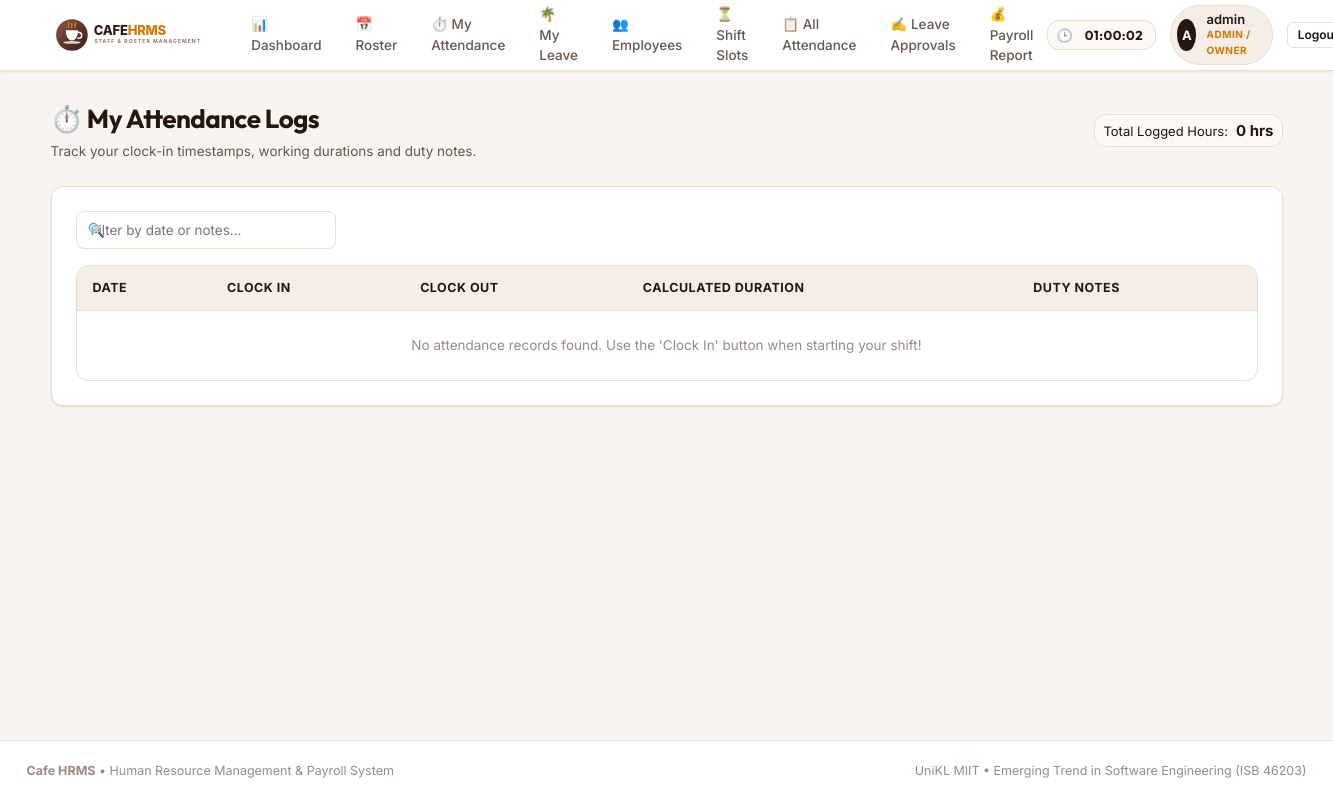
The page /attendance/my/ (signed in) on the database as committed earlier.
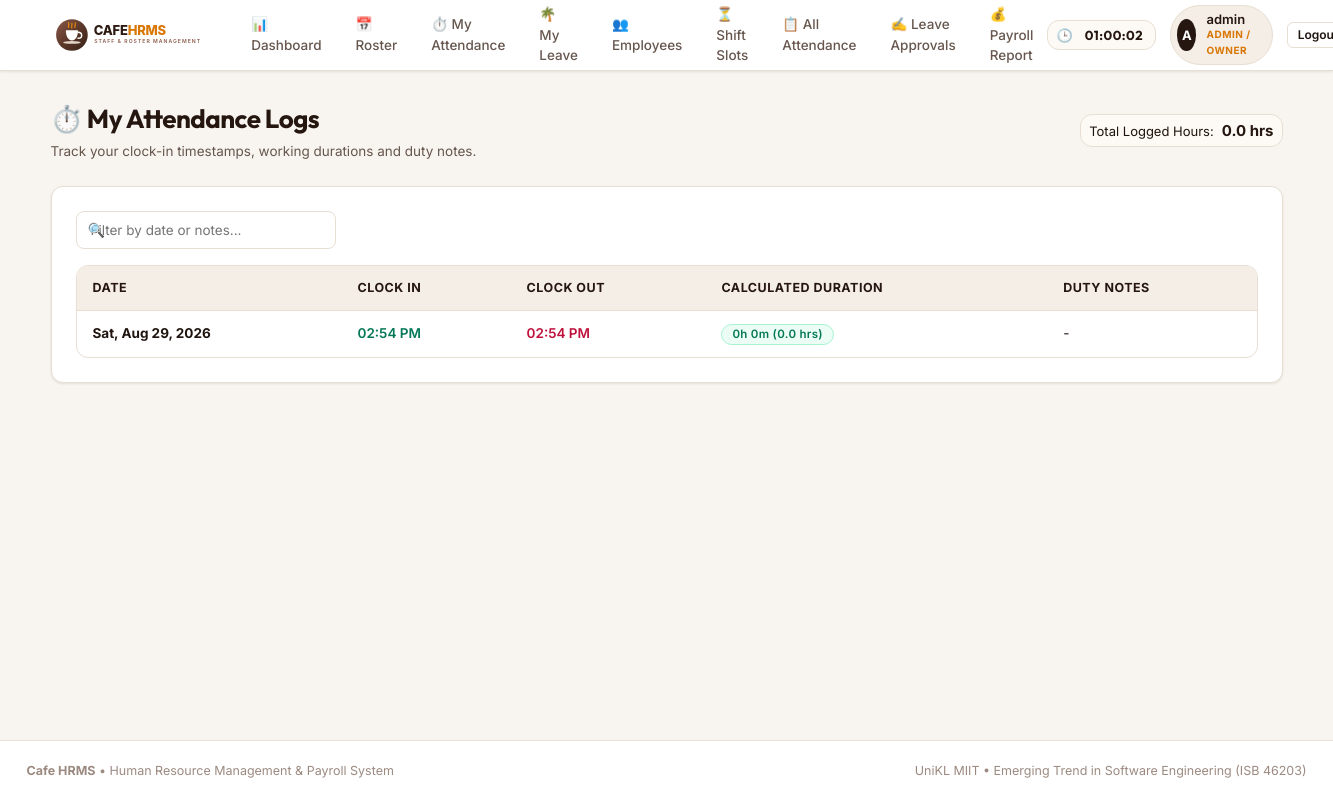
The same page on the database as committed later.
### cafe/models.py (models this page shows, shortened)
class Attendance(models.Model):
    employee = models.ForeignKey(User, on_delete=models.CASCADE)
    date = models.DateField()
    clock_in_time = models.TimeField(null=True, blank=True)
    clock_out_time = models.TimeField(null=True, blank=True)
    notes = models.CharField(max_length=200, blank=True)
    @property
    def hours_worked(self):
        if self.clock_in_time and self.clock_out_time:
            dummy_date = datetime.date(2000, 1, 1)
            dt_in = datetime.datetime.combine(dummy_date, self.clock_in_time)
            dt_out = datetime.datetime.combine(dummy_date, self.clock_out_time)
            if dt_out < dt_in:
                dt_out += datetime.timedelta(days=1)
            diff = dt_out - dt_in
            return round(diff.total_seconds() / 3600.0, 2)
        return 0.0
    @property
    def duration_formatted(self):
        if self.clock_in_time and self.clock_out_time:
            hrs = self.hours_worked
            h = int(hrs)
            m = int(round((hrs - h) * 60))
            return f"{h}h {m}m"
        elif self.clock_in_time:
            return "Active (Clocked In)"
        return "-"

### cafe/views.py (the view)
# urls.py: path('attendance/my/', views.my_attendance, name='my_attendance'),
@login_required
def my_attendance(request):
    records = Attendance.objects.filter(employee=request.user).order_by('-date')
    total_hours = sum(r.hours_worked for r in records)
    return render(request, "my_attendance.html", {"records": records, "total_hours": round(total_hours, 2)})

### cafe/templates/my_attendance.html (shortened to what this page needs)
{% extends "base.html" %}
{% block content %}
<div class="page-header">
    <div class="page-title-group">
        <h1>⏱️ My Attendance Logs</h1>
        <p class="page-subtitle">Track your clock-in timestamps, working durations and duty notes.</p>
    </div>
    <div class="page-actions">
        <div class="quick-attendance-widget">
            <span style="font-size: 13px;">Total Logged Hours:</span>
            <strong style="color: var(--cafe-espresso); font-size: 15px;">{{ total_hours }} hrs</strong>
        </div>
    </div>
</div>
<div class="card">
    <div class="table-filter-bar">
        <div class="search-input-wrapper">
            <span class="search-icon">🔍</span>
            <input type="text" class="search-input" data-table-search="my-attendance-table" placeholder="Filter by date or notes...">
        </div>
    </div>
    <div class="table-responsive">
        <table class="custom-table" id="my-attendance-table">
            <thead>
                <tr>
                    <th>Date</th>
                    <th>Clock In</th>
                    <th>Clock Out</th>
                    <th>Calculated Duration</th>
                    <th>Duty Notes</th>
                </tr>
            </thead>
            <tbody>
                {% for record in records %}
                <tr>
                    <td><strong>{{ record.date|date:"D, M d, Y" }}</strong></td>
                    <td>
                        {% if record.clock_in_time %}
                            <span style="color: #047857; font-weight: 600;">{{ record.clock_in_time|time:"h:i A" }}</span>
                        {% else %}
                            <span style="color: var(--text-muted);">-</span>
                        {% endif %}
                    </td>
                    <td>
                        {% if record.clock_out_time %}
                            <span style="color: #be123c; font-weight: 600;">{{ record.clock_out_time|time:"h:i A" }}</span>
                        {% else %}
                            <span class="badge badge-pending">Active (On Duty)</span>
                        {% endif %}
                    </td>
                    <td>
                        {% if record.clock_out_time %}
                            <span class="badge badge-completed">{{ record.duration_formatted }} ({{ record.hours_worked }} hrs)</span>
                        {% elif record.clock_in_time %}
                            <span class="badge badge-pending">In Progress</span>
                        {% else %}
                            -
                        {% endif %}
                    </td>
                    <td>{{ record.notes|default:"-" }}</td>
                </tr>
                {% empty %}
                <tr class="no-filter"><td colspan="5" style="text-align: center; color: var(--text-muted); padding: 24px;">No attendance records found. Use the 'Clock In' button when starting your shift!</td></tr>
                {% endfor %}
            </tbody>
        </table>
    </div>
</div>
{% endblock %}

Rows that differ between the two databases and show on the page:
added Attendance: date "Sat, Aug 29, 2026", clock_in_time "02:54 PM", clock_out_time "02:54 PM", duration_formatted "0h 0m", hours_worked "0.0", notes "-"
Other text that changed with them:
{{ total_hours }}: "0" → "0.0"
text no longer shown: "No attendance records found. Use the 'Clock In' button when starting your shift!"
